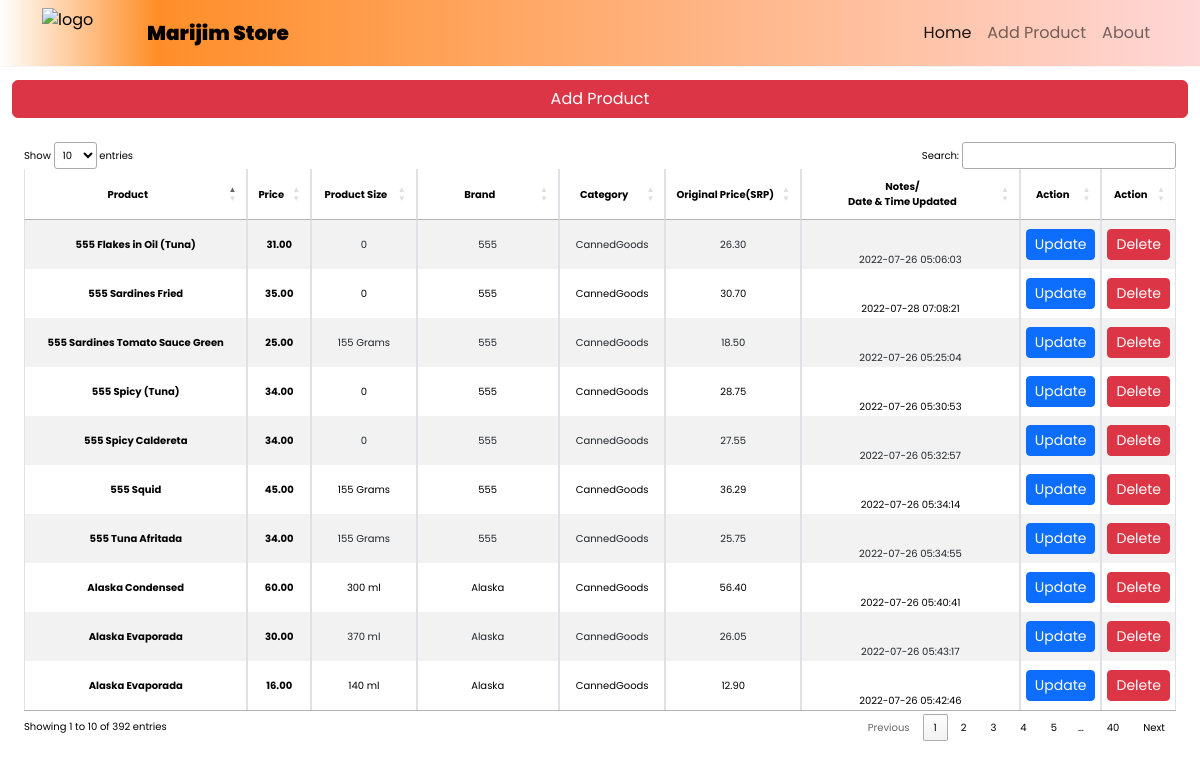
The page / on the database its author committed.
### tables this page shows
CREATE TABLE `product` (
  `productId` int(11) NOT NULL,
  `productName` varchar(50) DEFAULT NULL,
  `description` varchar(255) DEFAULT NULL,
  `category` varchar(50) DEFAULT NULL,
  `brand` varchar(255) DEFAULT NULL,
  `notes` varchar(50) DEFAULT NULL,
  `srp` varchar(50) DEFAULT NULL,
  `price` varchar(50) DEFAULT NULL,
  `image` longblob DEFAULT NULL,
  `dateUpdated` timestamp NOT NULL DEFAULT current_timestamp()
);

### index.php (the view, shortened to what this page needs)
  <?php
include("header.php");
include("connection.php");
  ?>
    <main class="page-header">
      <div class="container-fluid p-4">
        <div class="row justify-content-center">
          <a  autofocus href="product.php" class="btn btn-danger">  Add Product </a>
          <div class="col-12 mt-4 text-center">
            <form method="POST" action="deleteproduct.php">
                <div class="table-responsive" style="font-size: 10px;">
                <table class="table table-bordered  table-striped table-hover" id="manageproductable"style="white-space:nowrap;width:100%;" >
                    <thead >
                        <tr style="vertical-align:middle;">
                            <th style="text-align:center;">Product</th>
                            <th style="text-align:center;">Price</th>
                            <th style="text-align:center;">Product Size</th>
                            <th style="text-align:center;">Brand</th>
                            <th style="text-align:center;">Category</th>
                            <th style="text-align:center;">Original Price(SRP)</th>
                            <th style="text-align:center;">Notes/ <br> Date & Time Updated</th>
                            <th style="text-align:center;">Action</th>
                            <th style="text-align:center;">Action</th>
                        </tr >
                    </thead>
                    <tbody >
                        <?php
                      $selectproduct=mysqli_query($con,"SELECT * FROM product ORDER BY productId DESC");
                         while($row = mysqli_fetch_array($selectproduct))
                         {
                            $productId = $row["productId"];
                            $productName=$row['productName'];
                            $desc=$row['description'];
                            $brand=$row['brand'];
                            $category=$row['category'];
                            $notes=$row['notes'];
                            $srp=$row['srp'];
                            $price=$row['price'];
                            $dateUpdated=$row['dateUpdated'];
                           ?>
                         <tr style="vertical-align:middle;">
                               <td><b><?php echo $productName;?></b></td>
                               <td><b><?php echo $price; ?></b></td>
                               <td><?php echo $desc ?></td>
                               <td><?php echo $brand; ?></td>
                               <td><?php echo $category; ?></td>
                               <td><?php echo $srp;?></td>
                               <td><?php echo $notes.' <br><br>'.$dateUpdated; ?></td>
                               <td><a class="btn btn-sm btn-primary" href="updateproduct.php?productId=<?php echo $productId?>">Update  </a></td>
                               <td>
                                  <form action="deleteproduct.php?productId=<?php echo $productId?>" method="POST">
                                    <input onclick="return confirm('Do you want to delete this product?');" class="btn btn-sm btn-danger" type="submit" name="btndelete" value="Delete">
                                  </form>
                              </td>
                          </tr>
                    <?php
                       }
                     ?>
                      </tbody>
                </table>
                </div>
                </form>
          </div>
        </div>
      </div>
    </main>
    <?php
 include("footer.php");
  ?>

### header.php (shortened to what this page needs)
<!doctype html>
<html lang="en">
  <head>
    <link rel="stylesheet" href="https://cdnjs.cloudflare.com/ajax/libs/font-awesome/6.1.1/css/all.min.css" />
    <link rel="stylesheet" type="text/css" href="https://cdn.datatables.net/1.12.1/css/jquery.dataTables.css">
    <link rel="stylesheet" href="css/css/bootstrap.min.css" />
    <link rel="stylesheet" href="css/index.css">
  </head>
  <body>
  <nav class="navbar navbar-expand-lg fixed-top ">
      <div class="container">
        <img src="./images/icon/icon.png" alt="logo" height="50" width="100">
        <a class="navbar-brand" href="index.php">Marijim Store</a>
        <div class="collapse navbar-collapse justify-content-end" id="navbarNav">
          <ul class="navbar-nav">
            <li class="nav-item">
              <a class="nav-link active" aria-current="page" href="index.php">Home</a>
            </li>
            <li class="nav-item">
              <a class="nav-link" href="product.php">Add Product</a>
            </li>
            <li class="nav-item">
              <a class="nav-link" href="#">About</a>
            </li>
          </ul>
        </div>
      </div>
    </nav>

### footer.php (shortened to what this page needs)
</body>
</html>

### css/index.css (style rules this page uses)
body, html { padding: 0; margin: 0; }
* { box-sizing: border-box; font-family: "Poppins", sans-serif; color: black; }
a { text-decoration: none; color: black; }
.navbar { border-bottom: 1px solid whitesmoke; }
.navbar-brand { margin: 0 5px; color: black; font-weight: 900; }
.page-header { margin-top: 3.5rem; font-size: 1.25rem; color: white; }
.navbar { background: rgb(70, 235, 245); background: linear-gradient( 90deg, rgba(255, 255, 255, 1) 0%, rgba(255, 142, 41, 1) 13%, rgba(255, 215, 215, 1) 100% ); }
table.dataTable tbody th, table.dataTable tbody td { padding: 2px 5px; }

### rows shown on the page
product: productName "555 Sardines Fried", price "35.00", description "0", brand "555", category "CannedGoods", srp "30.70", dateUpdated "2022-07-28 07:08:21"
product: productName "Alaska Evaporada", price "30.00", description "370 ml", brand "Alaska", category "CannedGoods", srp "26.05", dateUpdated "2022-07-26 05:43:17"
product: productName "Alaska Evaporada", price "16.00", description "140 ml", brand "Alaska", category "CannedGoods", srp "12.90", dateUpdated "2022-07-26 05:42:46"
product: productName "Alaska Condensed", price "60.00", description "300 ml", brand "Alaska", category "CannedGoods", srp "56.40", dateUpdated "2022-07-26 05:40:41"
product: productName "555 Tuna Afritada", price "34.00", description "155 Grams", brand "555", category "CannedGoods", srp "25.75", dateUpdated "2022-07-26 05:34:55"
product: productName "555 Squid", price "45.00", description "155 Grams", brand "555", category "CannedGoods", srp "36.29", dateUpdated "2022-07-26 05:34:14"
product: productName "555 Spicy Caldereta", price "34.00", description "0", brand "555", category "CannedGoods", srp "27.55", dateUpdated "2022-07-26 05:32:57"
product: productName "555 Spicy (Tuna)", price "34.00", description "0", brand "555", category "CannedGoods", srp "28.75", dateUpdated "2022-07-26 05:30:53"
product: productName "555 Sardines Tomato Sauce Green", price "25.00", description "155 Grams", brand "555", category "CannedGoods", srp "18.50", dateUpdated "2022-07-26 05:25:04"
product: productName "555 Flakes in Oil (Tuna)", price "31.00", description "0", brand "555", category "CannedGoods", srp "26.30", dateUpdated "2022-07-26 05:06:03"
